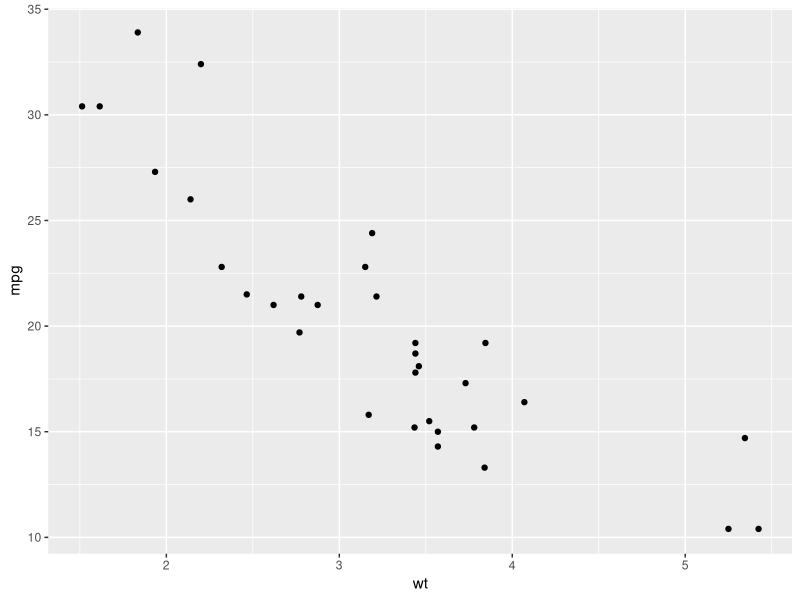
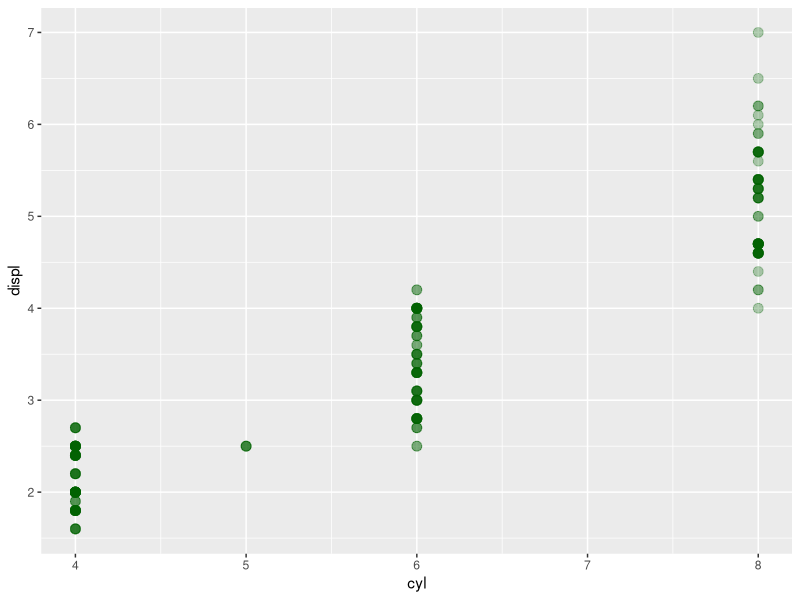
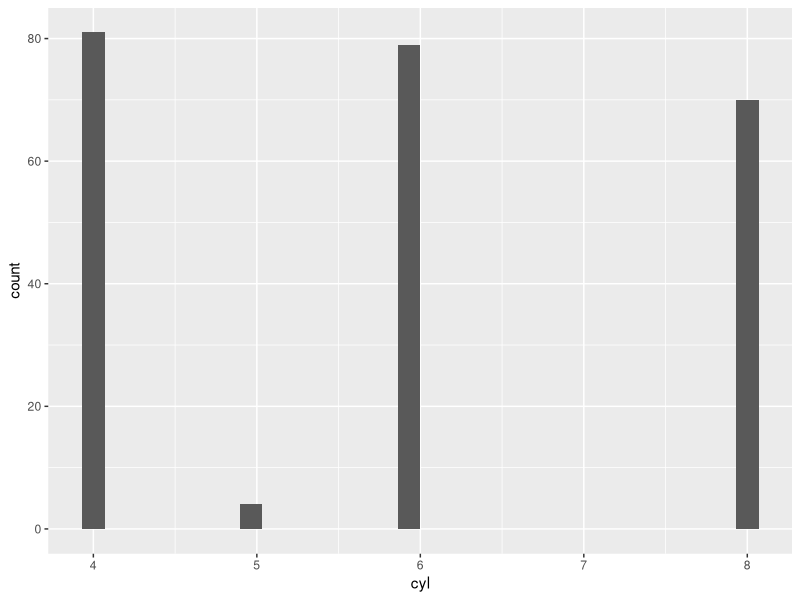
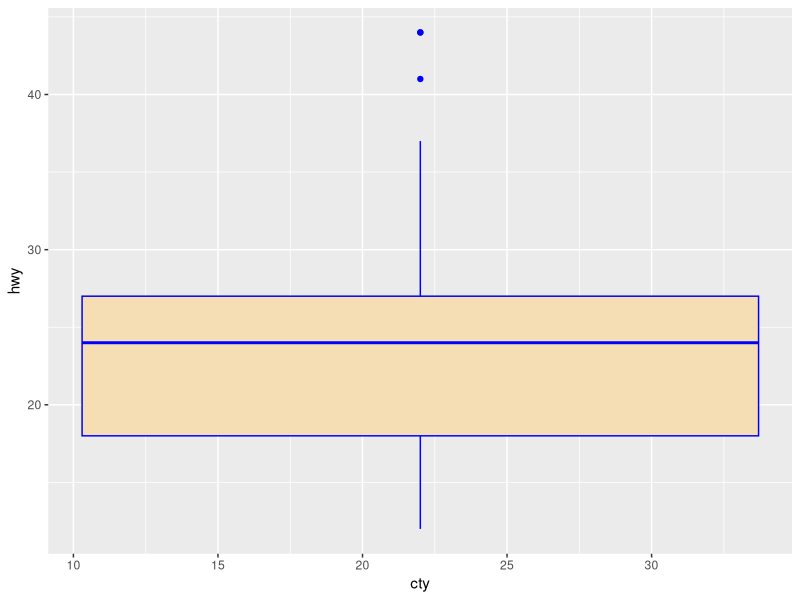
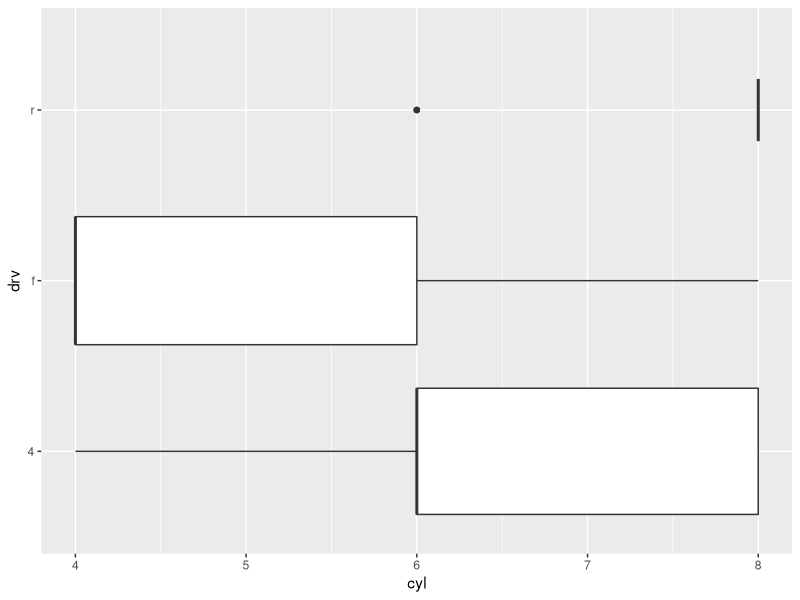
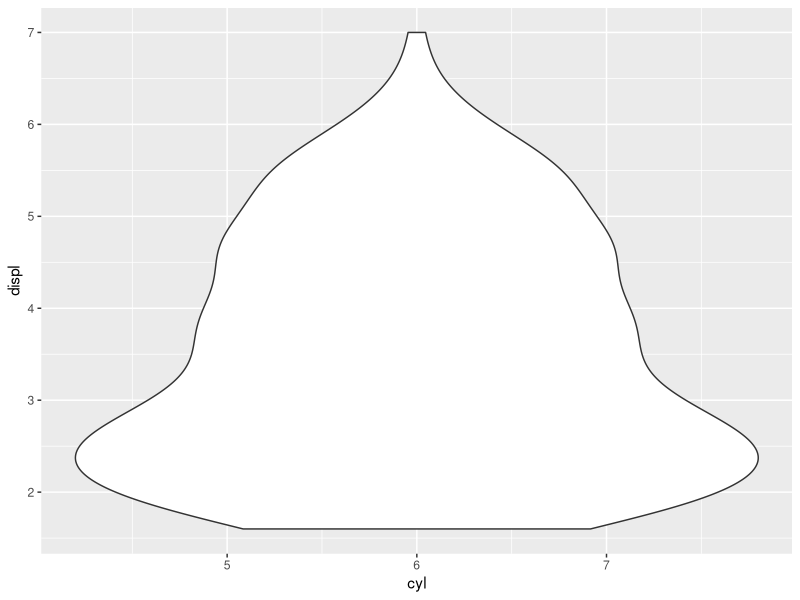
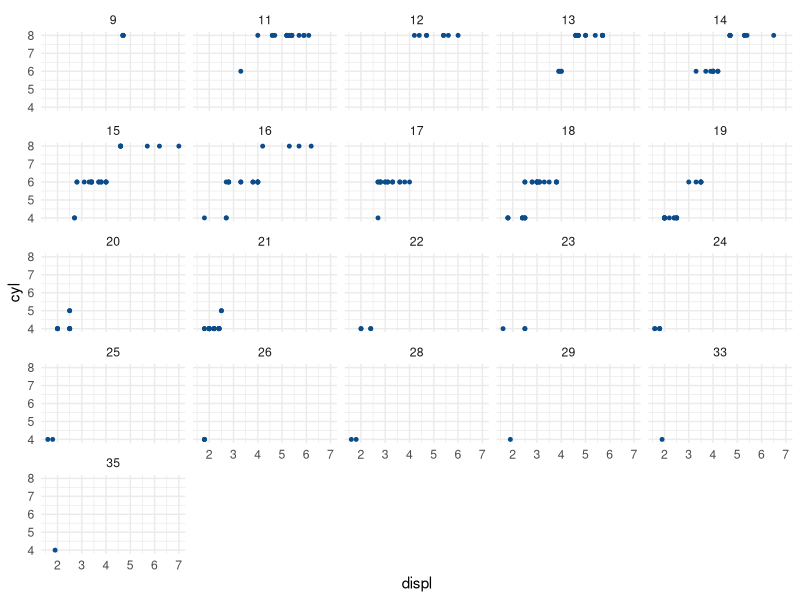
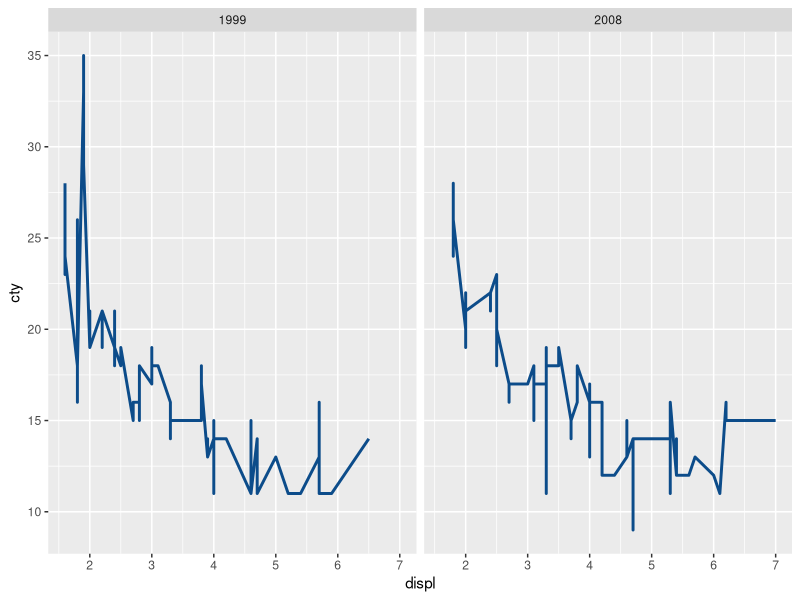

Reproduce these figures in R, in order.
## ---- chunk 1
knitr::opts_chunk$set(echo = TRUE)
## ---- chunk 2
library(ggplot2)
head(mpg)
## ---- chunk 3
ggplot(mtcars, aes(x=wt, y=mpg))+ geom_point()
#(definition du DataFrame, definition des axes : aes (x = , y = )+ geom_point()
## ---- chunk 4
ggplot(mpg) + 
  geom_point(aes(x = cyl, y = displ), 
             color = "darkgreen", size = 3, alpha = 0.3)
## ---- chunk 5
ggplot(mpg) + geom_histogram(aes(x = cyl))
## ---- chunk 6
ggplot(mpg) + geom_boxplot(aes(x = cty , y = hwy),fill = "wheat", color = "blue")
## ---- chunk 7
ggplot(mpg) + geom_boxplot(aes(x = cyl, y = drv), varwidth = TRUE)
## ---- chunk 8
ggplot(mpg) + geom_violin(aes(x = cyl, y = displ))
## ---- chunk 9
library(ggplot2)
dataframe <- data.frame(mpg) #definition du DataFrame

ggplot(dataframe) +
 aes(x = displ, y = cyl) +
 geom_point(size = 1L, colour = "#0c4c8a") +
 theme_minimal() +
 facet_wrap(vars(cty))
## ---- chunk 10
#install.packages("igraph")

ggplot(mpg) +
  aes(x = displ, y = cty) +
  geom_line(size = 1L, colour = "#0c4c8a") +
  theme_grey() +
  facet_wrap(vars(year))
## ---- chunk 11
cor(mpg$hwy,mpg$cty)
## ---- chunk 12
df <- data.frame(mpg$displ,mpg$cyl,mpg$cty,mpg$hwy)#creation d'un DataFrame avec les variables numériques
mc <- cor(df)#utlisation de ma fonction correlation pour obtenir la matrice de correlation
mm <- as.matrix(mc* mc) # La matrice au carée permet de n'avour que des valeurs positives. 
print(mm)
## ---- chunk 13
mm[mm>0.7] <- 1
mm[mm<=0.7] <- 0
print(mm)
## ---- chunk 14
library(igraph)

network <- graph_from_adjacency_matrix(mm)
plot(network)
